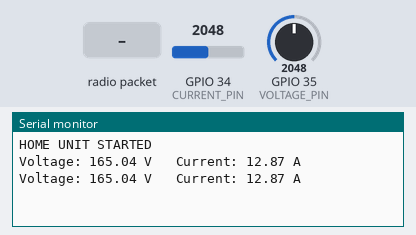
The sketch below on a simulated ESP32. Parts: the last lines printed to the serial monitor. The test bench sets the inputs (shaded band); at power-on: GPIO 34 (CURRENT_PIN) = 2048, GPIO 35 (VOLTAGE_PIN) = 2048. No radio packets arrive unless stated.

Above: at 3.8 s.
3.9 s: radio packet "1" arrives
At 7.4 s:
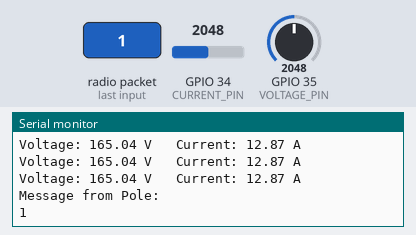
7.7 s: GPIO 34 (CURRENT_PIN) set to 2866
At 9.6 s:
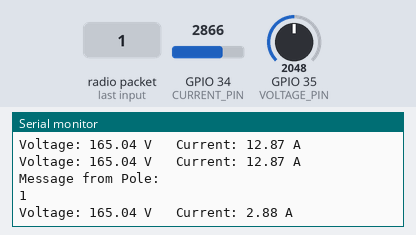
9.7 s: GPIO 35 (VOLTAGE_PIN) set to 2866
11.7 s: radio packet "0" arrives
At 12.9 s:
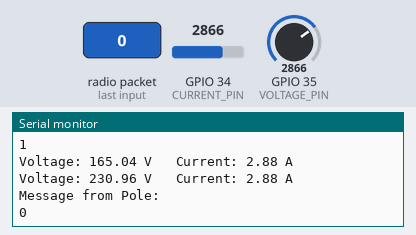
13.7 s: GPIO 34 (CURRENT_PIN) set to 3603
At 15.6 s:
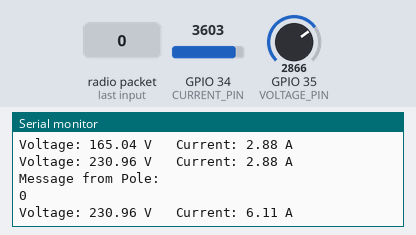
15.7 s: GPIO 35 (VOLTAGE_PIN) set to 3603
At 18.6 s:
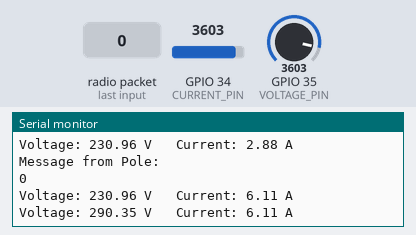
Timing chart, 0 to 18.7 s (numbered marks = the images above; inputs shaded):
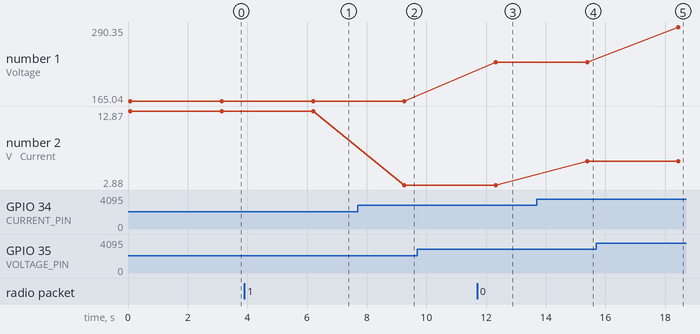

The sketch:

homeunit.ino
```cpp
#include <SPI.h>
#include <LoRa.h>

#define CURRENT_PIN 34
#define VOLTAGE_PIN 35

#define LORA_SS 5
#define LORA_RST 14
#define LORA_DIO0 2

float readCurrent()
{
  int value = analogRead(CURRENT_PIN);
  float voltage = value * (3.3 / 4095.0);
  float current = (voltage - 2.5) / 0.066;
  return abs(current);
}

float readVoltage()
{
  int value = analogRead(VOLTAGE_PIN);
  float voltage = value * (3.3 / 4095.0);
  voltage = voltage * 100;   // calibration factor
  return voltage;
}

void setup()
{
  Serial.begin(115200);

  LoRa.setPins(LORA_SS, LORA_RST, LORA_DIO0);

  if (!LoRa.begin(433E6))
  {
    Serial.println("LoRa Failed");
    while (1);
  }

  Serial.println("HOME UNIT STARTED");
}

void loop()
{
  float homeCurrent = readCurrent();
  float homeVoltage = readVoltage();

  String data = String(homeVoltage) + "," + String(homeCurrent);

  LoRa.beginPacket();
  LoRa.print(data);
  LoRa.endPacket();

  Serial.print("Voltage: ");
  Serial.print(homeVoltage);
  Serial.print(" V   Current: ");
  Serial.print(homeCurrent);
  Serial.println(" A");

  int packetSize = LoRa.parsePacket();

  if (packetSize)
  {
    String msg="";
    while (LoRa.available())
      msg += (char)LoRa.read();

    Serial.println("Message from Pole:");
    Serial.println(msg);
  }

  delay(3000);
}
```

Measured:
- after the input at 3.9 s, the serial monitor: prints a new line after 2.3 s (image 1)
- after the input at 7.7 s, the serial monitor: prints a new line after 1.6 s (image 2)
- after the input at 11.7 s, the serial monitor: prints a new line after 0.62 s (image 3)
- after the input at 13.7 s, the serial monitor: prints a new line after 1.7 s (image 4)
- after the input at 15.7 s, the serial monitor: prints a new line after 2.7 s (image 5)
- plotted number 1: 230.96 → 290.35 after the input at 15.7 s
- plotted number 2: 12.87 → 2.88 after the input at 7.7 s, 2.88 → 6.11 after the input at 13.7 s
